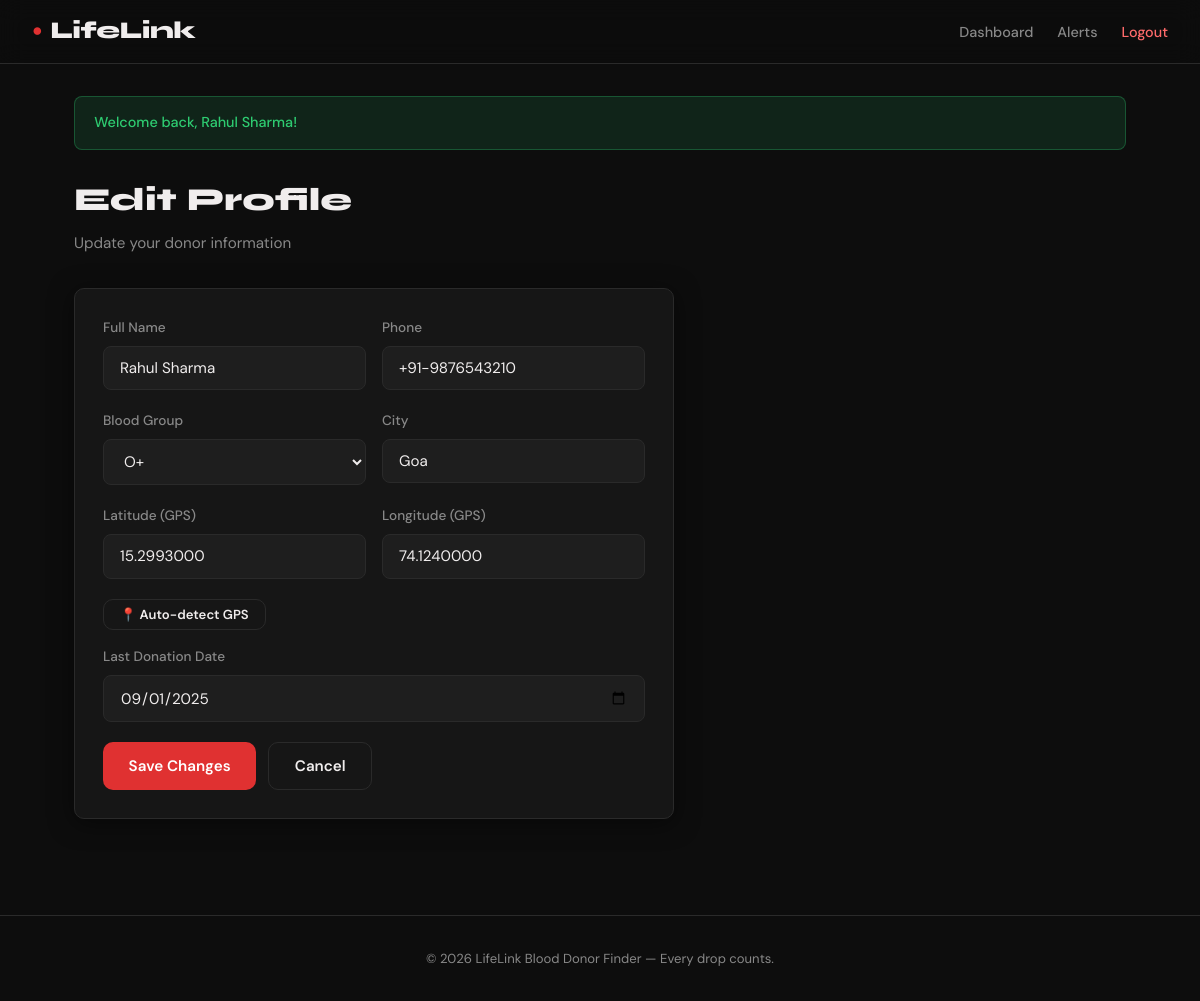
The page /donor/profile.php (signed in) on the database its author committed.
### tables this page shows
CREATE TABLE IF NOT EXISTS `donors` (
  `id`                  INT UNSIGNED AUTO_INCREMENT PRIMARY KEY,
  `user_id`             INT UNSIGNED NOT NULL UNIQUE,
  `blood_group`         ENUM('A+','A-','B+','B-','AB+','AB-','O+','O-') NOT NULL,
  `city`                VARCHAR(100) NOT NULL,
  `latitude`            DECIMAL(10,7) DEFAULT NULL,
  `longitude`           DECIMAL(10,7) DEFAULT NULL,
  `availability_status` ENUM('available_now','available_later','not_available') NOT NULL DEFAULT 'available_now',
  `last_donation_date`  DATE DEFAULT NULL,
  `reliability_score`   INT UNSIGNED NOT NULL DEFAULT 0,
  `total_donations`     INT UNSIGNED NOT NULL DEFAULT 0,
  `sos_responses`       INT UNSIGNED NOT NULL DEFAULT 0,
  CONSTRAINT `fk_donor_user` FOREIGN KEY (`user_id`) REFERENCES `users`(`id`) ON DELETE CASCADE
);

CREATE TABLE IF NOT EXISTS `users` (
  `id`         INT UNSIGNED AUTO_INCREMENT PRIMARY KEY,
  `name`       VARCHAR(100) NOT NULL,
  `email`      VARCHAR(150) NOT NULL UNIQUE,
  `password`   VARCHAR(255) NOT NULL,
  `role`       ENUM('donor','patient','hospital') NOT NULL DEFAULT 'donor',
  `phone`      VARCHAR(20) DEFAULT NULL,
  `created_at` DATETIME NOT NULL DEFAULT CURRENT_TIMESTAMP,
  `updated_at` DATETIME NOT NULL DEFAULT CURRENT_TIMESTAMP ON UPDATE CURRENT_TIMESTAMP
);

### includes/helpers.php (called while the page is built, shortened)
<?php
function sanitize(string $val): string {
    return htmlspecialchars(trim($val), ENT_QUOTES, 'UTF-8');
}

### donor/profile.php (the view, shortened to what this page needs)
<?php
require_once __DIR__ . '/../includes/helpers.php';
$pdo    = getDB();
$userId = (int) $_SESSION['user_id'];
$stmt = $pdo->prepare('SELECT d.*, u.name, u.email, u.phone FROM donors d JOIN users u ON u.id = d.user_id WHERE d.user_id = ?');
$stmt->execute([$userId]);
$donor = $stmt->fetch();
include __DIR__ . '/../includes/header.php';
?>
<div class="page-header">
  <h2>Edit Profile</h2>
  <p>Update your donor information</p>
</div>
<div class="card fade-in" style="max-width:600px;">
  <form method="POST">
    <div class="form-row">
      <div class="form-group">
        <label>Full Name</label>
        <input type="text" name="name" class="form-control" value="<?= sanitize($donor['name']) ?>" required>
      </div>
      <div class="form-group">
        <label>Phone</label>
        <input type="tel" name="phone" class="form-control" value="<?= sanitize($donor['phone'] ?? '') ?>">
      </div>
    </div>
    <div class="form-row">
      <div class="form-group">
        <label>Blood Group</label>
        <select name="blood_group" class="form-control">
          <?php foreach (['A+','A-','B+','B-','AB+','AB-','O+','O-'] as $bg): ?>
            <option value="<?= $bg ?>" <?= $donor['blood_group'] === $bg ? 'selected' : '' ?>><?= $bg ?></option>
          <?php endforeach; ?>
        </select>
      </div>
      <div class="form-group">
        <label>City</label>
        <input type="text" name="city" class="form-control" value="<?= sanitize($donor['city']) ?>">
      </div>
    </div>
    <div class="form-row">
      <div class="form-group">
        <label>Latitude (GPS)</label>
        <input type="number" step="any" name="lat" class="form-control" id="lat-field" value="<?= $donor['latitude'] ?? '' ?>">
      </div>
      <div class="form-group">
        <label>Longitude (GPS)</label>
        <input type="number" step="any" name="lng" class="form-control" id="lng-field" value="<?= $donor['longitude'] ?? '' ?>">
      </div>
    </div>
    <button type="button" class="btn btn-outline btn-sm mb-2" onclick="getGPS()">📍 Auto-detect GPS</button>
    <div class="form-group">
      <label>Last Donation Date</label>
      <input type="date" name="last_donation_date" class="form-control"
             value="<?= sanitize($donor['last_donation_date'] ?? '') ?>"
             max="<?= date('Y-m-d') ?>">
    </div>
    <div style="display:flex;gap:.75rem;margin-top:1rem;">
      <button type="submit" class="btn btn-primary">Save Changes</button>
      <a href="<?= APP_URL ?>/donor/dashboard.php" class="btn btn-outline">Cancel</a>
    </div>
  </form>
</div>
<?php include __DIR__ . '/../includes/footer.php'; ?>

### assets/css/main.css (style rules this page uses)
:root { --red: #E03131; --red-dark: #B02020; --red-light: #FF6B6B; --bg: #0D0D0D; --bg-card: #161616; --bg-panel: #1E1E1E; --border: #2A2A2A; --text: #F0EDED; --text-muted: #888; --green: #2ECC71; --yellow: #F39C12; --blue: #3498DB; --radius: 10px; --font-head: 'Syne', sans-serif; --font-body: 'DM Sans', sans-serif; --shadow: 0 4px 24px rgba(0,0,0,.5); }
*, *::before, *::after { box-sizing: border-box; margin: 0; padding: 0; }
html { font-size: 16px; scroll-behavior: smooth; }
body { background: var(--bg); color: var(--text); font-family: var(--font-body); font-weight: 400; line-height: 1.6; min-height: 100vh; }
a { color: var(--red-light); text-decoration: none; }
.btn { display: inline-flex; align-items: center; gap: .5rem; padding: .7rem 1.6rem; border: none; cursor: pointer; font-family: var(--font-body); font-size: .95rem; font-weight: 600; border-radius: var(--radius); transition: all .2s; text-decoration: none; }
.btn-primary { background: var(--red); color: #fff; }
.btn-outline { background: transparent; color: var(--text); border: 1.5px solid var(--border); }
.btn-sm { padding: .4rem 1rem; font-size: .82rem; }
.card { background: var(--bg-card); border: 1px solid var(--border); border-radius: var(--radius); padding: 1.75rem; box-shadow: var(--shadow); }
.form-group { margin-bottom: 1.25rem; }
.form-group label { display: block; font-size: .85rem; font-weight: 500; margin-bottom: .45rem; color: var(--text-muted); }
.form-control { width: 100%; background: var(--bg-panel); border: 1.5px solid var(--border); border-radius: 8px; color: var(--text); padding: .7rem 1rem; font-family: var(--font-body); font-size: .95rem; transition: border-color .2s; outline: none; }
.form-control option { background: var(--bg-panel); }
.form-row { display: grid; grid-template-columns: 1fr 1fr; gap: 1rem; }
.page-header { margin-bottom: 2rem; }
.page-header h2 { font-family: var(--font-head); font-size: 2rem; font-weight: 800; }
.page-header p { color: var(--text-muted); font-size: .95rem; margin-top: .4rem; }
.fade-in { animation: fadeInUp .5s ease both; }
.mb-2 { margin-bottom: 1rem; }

### rows shown on the page
donors: name "Rahul Sharma", phone "+91-9876543210", blood_group "O+", city "Goa", lat "15.2993000", lng "74.1240000", last_donation_date "09/01/2025"

### other values the page prints
$flash['msg'] "Welcome back, Rahul Sharma!"
